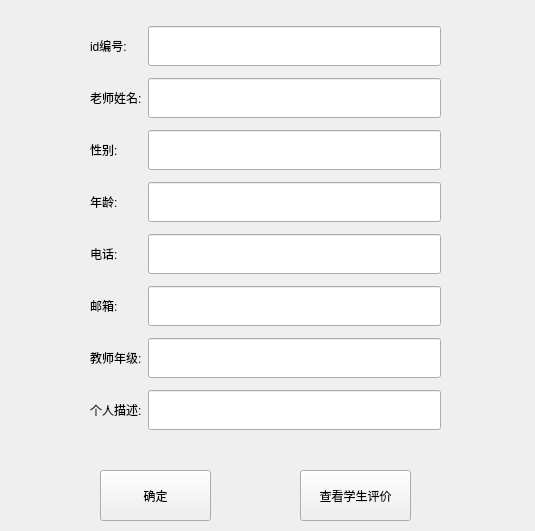
<?xml version="1.0" encoding="UTF-8"?>
<ui version="4.0">
 <class>QFindDialog</class>
 <widget class="QWidget" name="QFindDialog">
  <property name="geometry">
   <rect>
    <x>0</x>
    <y>0</y>
    <width>535</width>
    <height>531</height>
   </rect>
  </property>
  <property name="windowTitle">
   <string>Form</string>
  </property>
  <widget class="QWidget" name="gridLayoutWidget">
   <property name="geometry">
    <rect>
     <x>90</x>
     <y>20</y>
     <width>351</width>
     <height>421</height>
    </rect>
   </property>
   <layout class="QGridLayout" name="gridLayout">
    <item row="7" column="1">
     <widget class="QLineEdit" name="lineEdit_9">
      <property name="minimumSize">
       <size>
        <width>0</width>
        <height>40</height>
       </size>
      </property>
     </widget>
    </item>
    <item row="6" column="0">
     <widget class="QLabel" name="label_9">
      <property name="text">
       <string>教师年级:</string>
      </property>
     </widget>
    </item>
    <item row="6" column="1">
     <widget class="QLineEdit" name="lineEdit_8">
      <property name="minimumSize">
       <size>
        <width>0</width>
        <height>40</height>
       </size>
      </property>
     </widget>
    </item>
    <item row="5" column="1">
     <widget class="QLineEdit" name="lineEdit_7">
      <property name="minimumSize">
       <size>
        <width>0</width>
        <height>40</height>
       </size>
      </property>
     </widget>
    </item>
    <item row="4" column="1">
     <widget class="QLineEdit" name="lineEdit_6">
      <property name="minimumSize">
       <size>
        <width>0</width>
        <height>40</height>
       </size>
      </property>
     </widget>
    </item>
    <item row="3" column="1">
     <widget class="QLineEdit" name="lineEdit_5">
      <property name="minimumSize">
       <size>
        <width>0</width>
        <height>40</height>
       </size>
      </property>
     </widget>
    </item>
    <item row="2" column="1">
     <widget class="QLineEdit" name="lineEdit_4">
      <property name="minimumSize">
       <size>
        <width>0</width>
        <height>40</height>
       </size>
      </property>
     </widget>
    </item>
    <item row="1" column="1">
     <widget class="QLineEdit" name="lineEdit_2">
      <property name="minimumSize">
       <size>
        <width>0</width>
        <height>40</height>
       </size>
      </property>
     </widget>
    </item>
    <item row="7" column="0">
     <widget class="QLabel" name="label_8">
      <property name="text">
       <string>个人描述:</string>
      </property>
     </widget>
    </item>
    <item row="4" column="0">
     <widget class="QLabel" name="label_6">
      <property name="text">
       <string>电话:</string>
      </property>
     </widget>
    </item>
    <item row="1" column="0">
     <widget class="QLabel" name="label_2">
      <property name="text">
       <string>老师姓名:</string>
      </property>
     </widget>
    </item>
    <item row="0" column="0">
     <widget class="QLabel" name="label">
      <property name="text">
       <string>id编号:</string>
      </property>
     </widget>
    </item>
    <item row="5" column="0">
     <widget class="QLabel" name="label_7">
      <property name="text">
       <string>邮箱:</string>
      </property>
     </widget>
    </item>
    <item row="2" column="0">
     <widget class="QLabel" name="label_3">
      <property name="text">
       <string>性别:</string>
      </property>
     </widget>
    </item>
    <item row="0" column="1">
     <widget class="QLineEdit" name="lineEdit_1">
      <property name="minimumSize">
       <size>
        <width>0</width>
        <height>40</height>
       </size>
      </property>
     </widget>
    </item>
    <item row="3" column="0">
     <widget class="QLabel" name="label_5">
      <property name="text">
       <string>年龄:</string>
      </property>
     </widget>
    </item>
   </layout>
  </widget>
  <widget class="QPushButton" name="btn_resiger">
   <property name="geometry">
    <rect>
     <x>100</x>
     <y>470</y>
     <width>111</width>
     <height>51</height>
    </rect>
   </property>
   <property name="text">
    <string>确定</string>
   </property>
  </widget>
  <widget class="QPushButton" name="btn_evaluate">
   <property name="geometry">
    <rect>
     <x>300</x>
     <y>470</y>
     <width>111</width>
     <height>51</height>
    </rect>
   </property>
   <property name="text">
    <string>查看学生评价</string>
   </property>
  </widget>
 </widget>
 <resources/>
 <connections/>
</ui>
